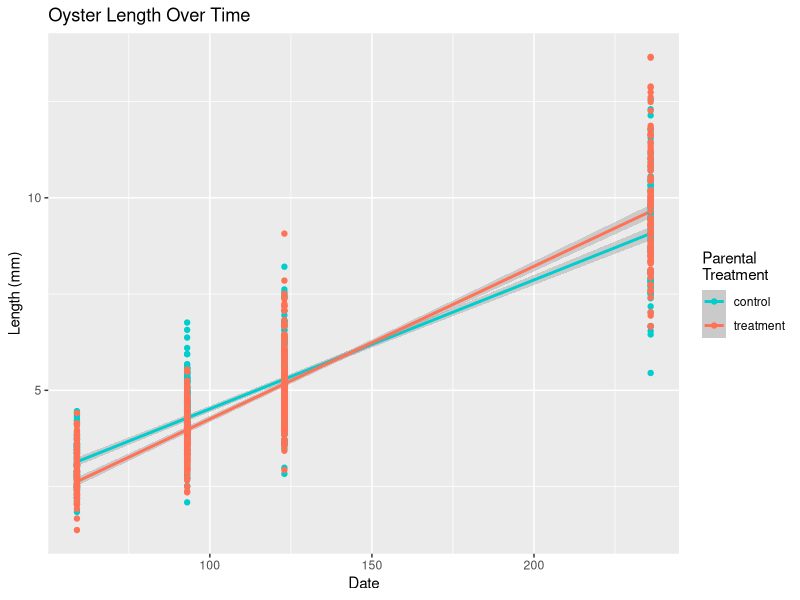
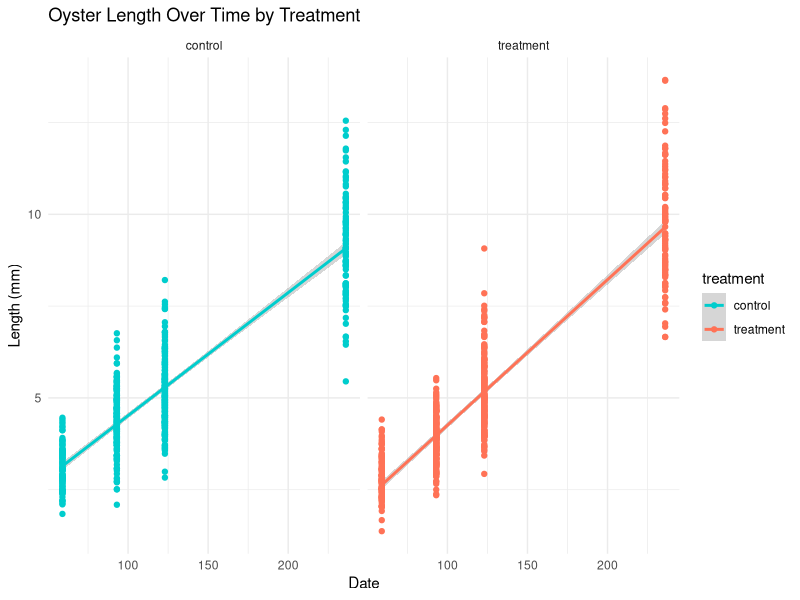
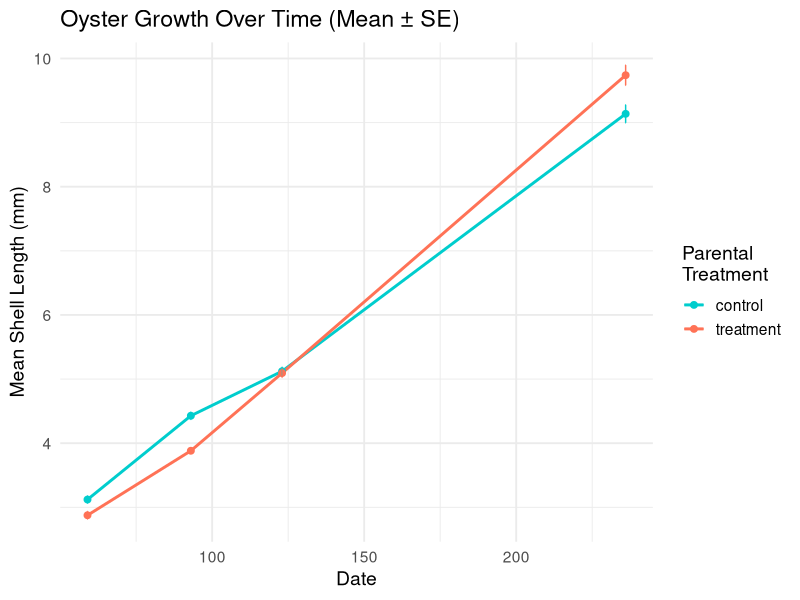
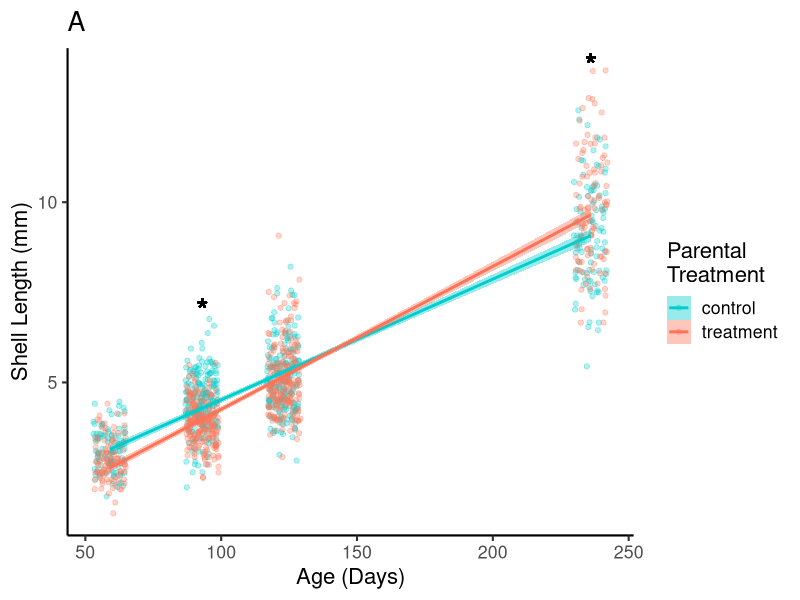
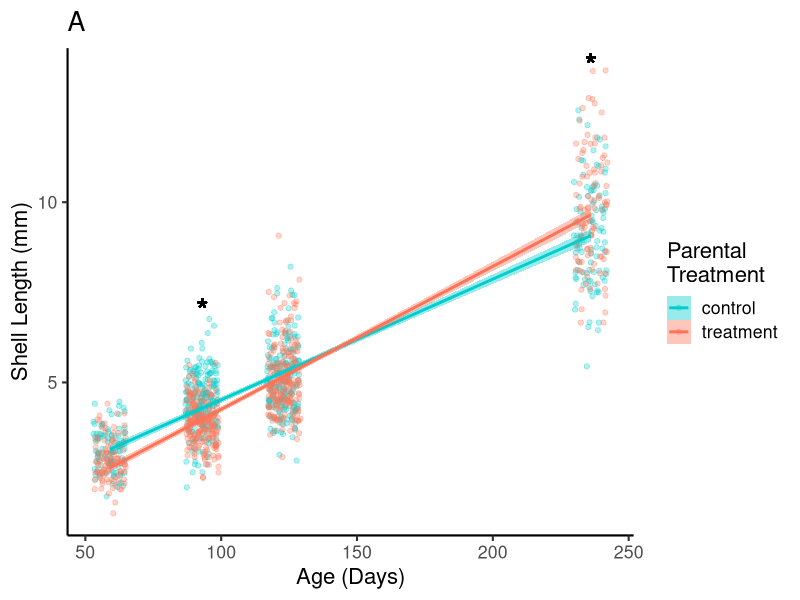

Reproduce these figures in R, in order.
## ---- chunk 1
library(MASS) 
library(tidyverse)
library(ggplot2)
library(readxl)
library(cowplot)
library(lme4)
library(lmerTest)
library(car)
library(effects)
library(emmeans)
library(readr)
library(lubridate)
## ---- chunk 2
growth <- read_csv("data/growth/growth.csv", 
                   col_types = cols(oyster.id = col_number(), 
                                    length.mm = col_number(), image.name = col_skip(), 
                                    notes = col_skip()))

head(growth)

unique(levels(as.factor(growth$date)))

growth<-growth%>%
  mutate(age_days=if_else(date=="20241204", 59, 
                          if_else(date=="20250107", 93, 
                                  if_else(date=="20250206", 123, 
                                          if_else(date=="20250530", 236, NA)))))

unique(levels(as.factor(growth$age_days)))
## ---- chunk 3
ggplot(growth, aes(x = age_days, y = length.mm, color = treatment, group = treatment)) +
  geom_smooth(method="lm")+
  geom_point() +
  labs(title = "Oyster Length Over Time",
       x = "Date",
       y = "Length (mm)") +
  scale_color_manual(
    values = c("control" = "cyan3", "treatment" = "coral1"),
    name = "Parental \nTreatment")

## ---- chunk 4
ggplot(growth, aes(x = age_days, y = length.mm, group = treatment, color = treatment)) +
  geom_smooth(method="lm") +
  geom_point() +
  facet_wrap(~ treatment) +
  labs(title = "Oyster Length Over Time by Treatment",
       x = "Date",
       y = "Length (mm)") +
  scale_color_manual(values = c("control" = "cyan3", "treatment" = "coral1")) +
  theme_minimal()

## ---- chunk 5
growth_summary <- growth %>%
  group_by(age_days, treatment) %>%
  summarise(mean_length = mean(length.mm, na.rm = TRUE),
            se = sd(length.mm, na.rm = TRUE)/sqrt(n()), .groups = 'drop')

# Summarize the data: mean and standard error per date and treatment
growth_summary <- growth %>%
  group_by(age_days, treatment) %>%
  summarise(
    mean_length = mean(length.mm, na.rm = TRUE),
    se = sd(length.mm, na.rm = TRUE) / sqrt(n()),
    .groups = "drop"
  );growth_summary

# Plot
ggplot(growth_summary, aes(x = age_days, y = mean_length, color = treatment, group = treatment)) +
  geom_line(size = 1) +
  geom_point(size = 2) +
  geom_errorbar(aes(ymin = mean_length - se, ymax = mean_length + se), width = 0.2) +
  labs(
    title = "Oyster Growth Over Time (Mean ± SE)",
    x = "Date",
    y = "Mean Shell Length (mm)",
    color = "Parental \nTreatment"
  ) +
  scale_color_manual(values = c("control" = "cyan3", "treatment" = "coral1")) +
  theme_minimal(base_size = 14)
## ---- chunk 6
plot1 <-ggplot(growth, aes(x = age_days, y = length.mm, color = treatment, fill=treatment)) +
  geom_point(position=position_jitterdodge(), alpha=0.3)+
  geom_smooth(method = "lm", se = TRUE) +  # Linear model per treatment
  labs(
    title = "A",
    x = "Age (Days)",
    y = "Shell Length (mm)",
    color = "Parental \nTreatment",
    fill = "Parental \nTreatment"
  ) +
  scale_color_manual(values = c("control" = "cyan3", "treatment" = "coral1")) +
  scale_fill_manual(values = c("control" = "cyan3", "treatment" = "coral1")) +
  geom_text(x=93, y=7, label="*", size=8, inherit.aes=FALSE)+
  geom_text(x=236, y=13.8, label="*", size=8, inherit.aes=FALSE)+
  theme_classic(base_size = 16);plot1

ggsave(plot1, filename="figures/growth/growth.png", width=6, height=5)

## ---- chunk 7
head(growth)

model<-lm(length.mm ~ treatment * age_days, data=growth)
summary(model)
anova(model)
## ---- chunk 8

model<-lm(length.mm ~ treatment * as.factor(age_days), data=growth)
summary(model)
anova(model)

emm<-emmeans(model, ~treatment|age_days)
pairs(emm)
